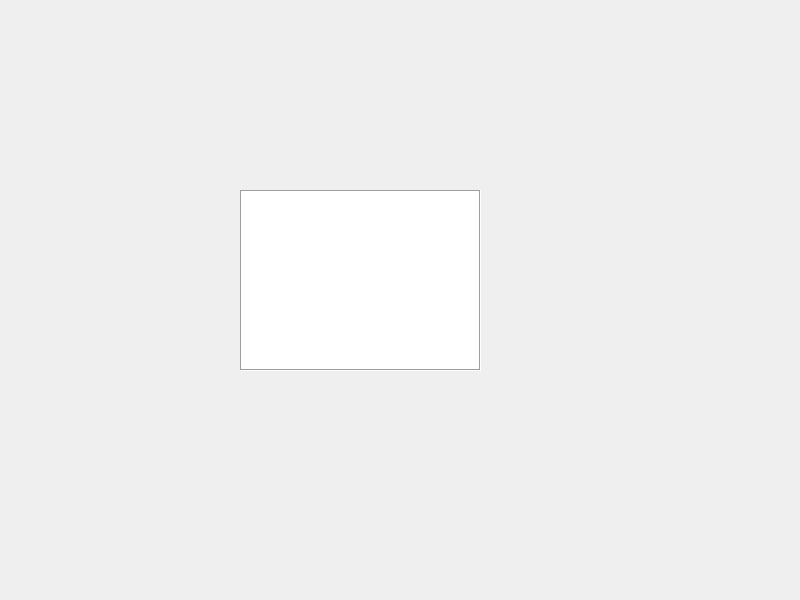
<?xml version="1.0" encoding="UTF-8"?>
<ui version="4.0">
 <class>Widget</class>
 <widget class="QWidget" name="Widget">
  <property name="geometry">
   <rect>
    <x>0</x>
    <y>0</y>
    <width>800</width>
    <height>600</height>
   </rect>
  </property>
  <property name="windowTitle">
   <string>Widget</string>
  </property>
  <widget class="QTextEdit" name="textEdit">
   <property name="geometry">
    <rect>
     <x>240</x>
     <y>190</y>
     <width>241</width>
     <height>181</height>
    </rect>
   </property>
   <property name="frameShape">
    <enum>QFrame::Box</enum>
   </property>
  </widget>
 </widget>
 <resources/>
 <connections/>
</ui>
